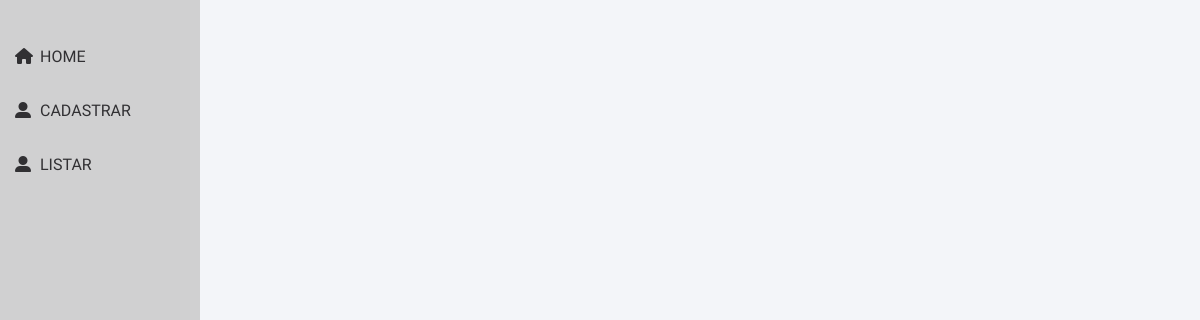
Page /listar on the earlier database version.
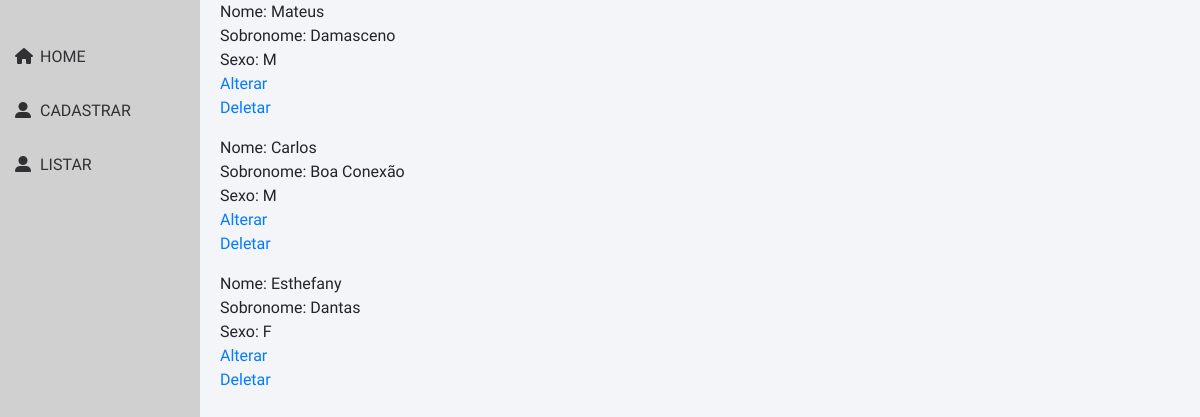
Same page on the later database version.
### polls/models.py (models this page shows)
class Usuario(models.Model):
  nome = models.CharField(
    max_length = 100
  )
  sobrenome = models.CharField(
    max_length = 100
  )
  sexo_Choices = [
    ('F', 'Feminino'),
    ('M', 'Masculino')
  ]
  sexo = models.CharField(
    max_length = 100,
    choices = sexo_Choices
  )

### polls/views.py (the view)
# urls.py: path('listar', views.listar, name='listar'),
def listar(request):
  usuarios = Usuario.objects.all() #retorna todas as linhas da tabela
  return render(request, 'listar.html', {'usuarios': usuarios})

### polls/templates/listar.html (shortened to what this page needs)
<!DOCTYPE html>
{% load static %}
<html lang="en">
  <head>
    <link
      rel="stylesheet"
      href="https://stackpath.bootstrapcdn.com/bootstrap/4.4.1/css/bootstrap.min.css"
    />
    <link rel="stylesheet" href="{% static 'polls/css/style.css' %}" />
  </head>
  <body>
    <div class="wrapper">
      <div class="sidebar">
        <ul>
          <li>
            <a href="{% url 'index' %}"><i class="fas fa-home"></i>HOME</a>
          </li>
          <li>
            <a href="{% url 'cadastrar' %}"
              ><i class="fas fa-user-alt"></i>CADASTRAR</a
            >
          </li>
          <li>
            <a href="{% url 'listar' %}"
              ><i class="fas fa-user-alt"></i>LISTAR</a
            >
          </li>
        </ul>
      </div>
    </div>
    <div id="lista">
      {% for i in usuarios %}
      <ul>
        <li>Nome: {{i.nome}}</li>
        <li>Sobronome: {{i.sobrenome}}</li>
        <li>Sexo: {{i.sexo}}</li>
        <a href="{% url 'alterar' id=i.id %}">Alterar</a>
        <br />
        <a href="{% url 'deletar' id=i.id %}">Deletar</a>
      </ul>
      {% endfor %}
    </div>
  </body>
</html>

### polls/static/polls/css/style.css (style rules this page uses)
* { margin: 0; padding: 0; box-sizing: border-box; list-style: none; text-decoration: none; font-family: "Josefin Sans", sans-serif; }
body { background: #f3f5f9; }
.wrapper { display: flex; position: relative; }
.wrapper .sidebar { position: fixed; width: 200px; height: 100%; background: #d0d0d1; padding: 30px 0; }
.wrapper .sidebar ul li { padding: 15px; border-bottom: 1px solid rbga(0, 0, 0, 0.05); border-top: 1px solid rbga(255, 255, 255, 0.05); }
.wrapper .sidebar ul li a { color: #313033; display: block; }
.wrapper .sidebar ul li a .fas { width: 25px; }
div#lista { height: 150px; margin-left: 220px; }

Differences in the rows shown:
added Usuario: nome "Mateus", sobrenome "Damasceno", sexo "M"
added Usuario: nome "Carlos", sobrenome "Boa Conexão", sexo "M"
added Usuario: nome "Esthefany", sobrenome "Dantas", sexo "F"
